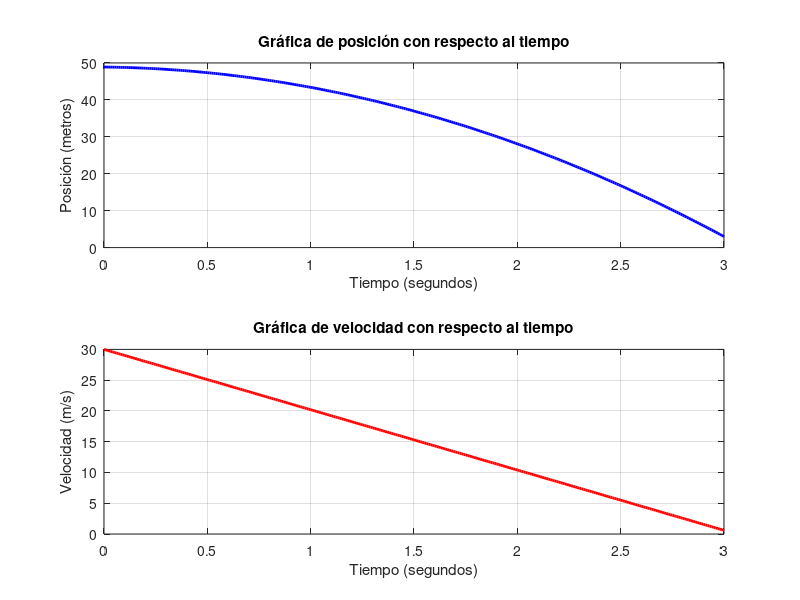

MATLAB code for this plot:
I = 1;                            % Corriente (Amperios)
mu = 1;                           % Permeabilidad relativa
mu_0 = 4 * pi * 1e-7;             % Permeabilidad del vacío (T·m/A)
R = 1;                            % Radio (metros)
m = 1;                            % Masa (kilogramos)
g = 9.8;                          % Aceleración debida a la gravedad (m/s^2)
dt = 0.01;                        % Paso de tiempo (segundos)
t_max = 3;                        % Tiempo máximo (segundos)

t = 0:dt:t_max;                   % Vector de tiempo desde 0 hasta t_max con paso dt
z = linspace(3, 0, numel(t));     % Inicializar posición desde 3 metros hasta 0 metros
v = 30 * ones(size(t));           % Inicializar velocidad en 30 m/s

% Bucle de integración numérica
for i = 1:length(t)-1
    A = (3 * I * mu * mu_0 * R^2 / (2 * m)) * (z(i) / (R^2 + z(i)^2)^(5/2)) - g;
    % Aceleración (m/s^2) = (Amperios * T·m/A * metros^2) / (kilogramos) - m/s^2
    
    v_half = v(i) + A * dt / 2;          % Estimación de la velocidad en el punto intermedio (m/s)
    z_half = z(i) + v(i) * dt / 2;       % Estimación de la posición en el punto intermedio (metros)
    
    A_plus_1 = (3 * I * mu * mu_0 * R^2 / (2 * m)) * (z_half / (R^2 + z_half^2)^(5/2)) - g;
    % Aceleración (m/s^2) = (Amperios * T·m/A * metros^2) / (kilogramos) - m/s^2
    
    v(i + 1) = v_half + A_plus_1 * dt / 2;  % Actualización de la velocidad en el siguiente paso (m/s)
    z(i + 1) = z(i) + v_half * dt;           % Actualización de la posición en el siguiente paso (metros)
end

% Gráfica de posición con respecto al tiempo
figure;
subplot(2, 1, 1);
plot(t, flip(z), 'b', 'LineWidth', 2);  % Invertir el orden de los valores de z para que sea descendente
xlabel('Tiempo (segundos)');
ylabel('Posición (metros)');
title('Gráfica de posición con respecto al tiempo');
grid on;

% Gráfica de velocidad con respecto al tiempo
subplot(2, 1, 2);
plot(t, v, 'r', 'LineWidth', 2);
xlabel('Tiempo (segundos)');
ylabel('Velocidad (m/s)');
title('Gráfica de velocidad con respecto al tiempo');
grid on;
